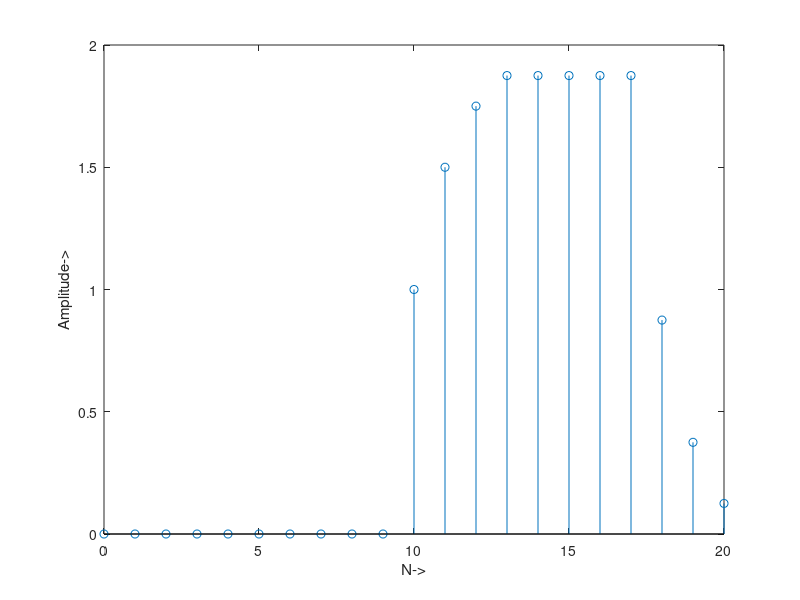

The MATLAB script that drew this image:
N=-5:5;
u=[zeros(1,5),ones(1,6)];
g=zeros(size(N));
g(N>=-2)=1;
g1(N>=2)=1;
h=(1/2).^(N-2).*g1;
N1=length(g);
N2=length(h);
M = N1+N2-1;
y = conv(g,h);
subplot(1,1,1);
n3=0:M-1;
stem(n3,y);
ylabel('Amplitude->');
xlabel('N->');
disp('Linear Convolution:');y
